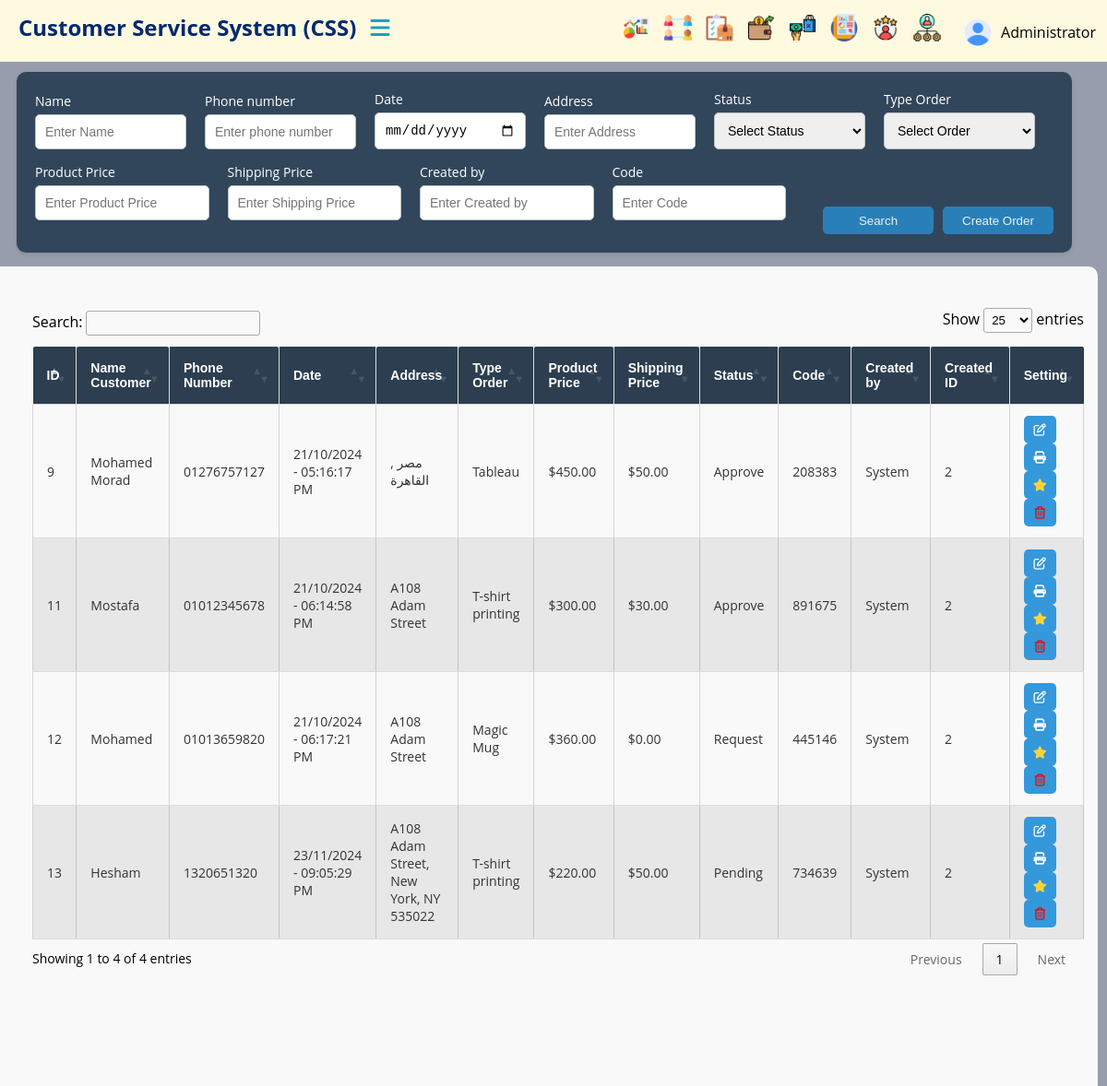
/orders/orders-list/ (signed in), run on the app's committed database.
### orders/models.py (models this page shows, shortened)
class Order(models.Model):
    STATUS_CHOICES = [
        ('request', 'Request'),
        ('pending', 'Pending'),
        ('approve', 'Approve'),
        ('cancel', 'Cancel'),
    ]
    ORDER_CHOICES = [
        ('Mug', 'Mug'),
        ('Magic Mug', 'Magic Mug'),
        ('T-shirt printing', 'T-shirt printing'),
        ('Tableau', 'Tableau'),
        ('Sticker', 'Sticker'),
    ]
    name = models.CharField(max_length=255 , null=False)
    phone_number = models.CharField(max_length=15)
    address = models.CharField(max_length=255)
    status = models.CharField(max_length=10, choices=STATUS_CHOICES)
    order_type = models.CharField(max_length=50, choices=ORDER_CHOICES)
    product_price = models.DecimalField(max_digits=10, decimal_places=2)
    shipping_price = models.DecimalField(max_digits=10, decimal_places=2)
    screenshot = models.ImageField(upload_to=get_customer_image_upload_to)
    created_at = models.DateTimeField(auto_now_add=True)
    created_by = models.ForeignKey(User, on_delete=models.SET_NULL, null=True, blank=True)
    code = models.TextField(max_length=6, unique=True, blank=True)
    notes = models.TextField(blank=True)
    class Meta:
        ordering =['-created_at']

### orders/views.py (the view)
# urls.py: path('orders-list/', views.orders, name='orders'),
@login_required(login_url='login')
def orders(request):
    orders_list = Order.objects.all()
    return render(request, 'pages/order.html', {'Order': orders_list})

### templates/pages/order.html (shortened to what this page needs)
{% extends 'base_tables.html' %}
{% load static %}
{% block content %}
<div class="content" id="mainContent">
        <form method="GET" action="{% url 'search_orders' %}">
            <section class="search-filter">
                <div class="filter-item">
                    <label for="name">Name </label>
                    <input type="text" id="name" name="name" placeholder="Enter Name">
                </div>
                <div class="filter-item">
                    <label for="phone_number">Phone number</label>
                    <input type="text" id="phone_number" name="phone_number" placeholder="Enter phone number">
                </div>
                <div class="filter-item">
                    <label for="date">Date</label>
                    <input type="date" name="date" id="date">
                </div>
                <div class="filter-item">
                    <label for="address">Address </label>
                    <input type="text" id="address" name="address" placeholder="Enter Address ">
                </div>
                <div class="filter-item">
                    <label for="status">Status</label>
                    <select id="status" name="status">
                        <option value="">Select Status</option>
                    </select>
                </div>
                <div class="filter-item">
                    <label for="order_type">Type Order</label>
                    <select id="order_type" name="order_type">
                        <option value="">Select Order</option>
                    </select>
                </div>
                <div class="filter-item">
                    <label for="product_price">Product Price</label>
                    <input type="number" id="product_price" name="product_price" placeholder="Enter Product Price ">
                </div>
                <div class="filter-item">
                    <label for="shipping_price">Shipping Price</label>
                    <input type="number" id="shipping_price" name="shipping_price" placeholder="Enter Shipping Price ">
                </div>
                <div class="filter-item">
                    <label for="created_by">Created by</label>
                    <input type="text" id="created_by" name="created_by" placeholder="Enter Created by">
                </div>
                <div class="filter-item">
                    <label for="code">Code</label>
                    <input type="text" id="code" name="code" placeholder="Enter Code">
                </div>
                <div class="filter-actions">
                    <button type="submit" class="btn search-btn">Search</button>
                    <a href="{% url 'create_order' %}"><button type="button" class="btn add-unit-btn">Create Order</button></a>
                </div>
            </section>
        </form>
        <div class="table-container">
            <section class="table">
            <table id="example" class="cell-border" style="width:100%">
                <thead>
                    <tr>
                        <th> ID </th>
                        <th>Name Customer</th>
                        <th>Phone Number</th>
                        <th>Date</th>
                        <th>Address</th>
                        <th>Type Order</th>
                        <th>Product Price</th>
                        <th>Shipping Price</th>
                        <th>Status</th>
                        <th>Code</th>
                        <th>Created by</th>
                        <th>Created ID</th>
                        <th>Setting</th>
                    </tr>
                </thead>
                <tbody>
                {% for orders in Order %}
                    <tr>
                            <td>{{ orders.id }}</td>
                            <td>{{ orders.name }}</td>
                            <td>{{ orders.phone_number }}</td>
                            <td>{{ orders.created_at|date:"d/m/Y - h:i:s A"}}</td>
                            <td>{{ orders.address }}</td>
                            <td>{{ orders.order_type }}</td>
                            <td>${{ orders.product_price }}</td>
                            <td>${{ orders.shipping_price }}</td>
                            <td>{{ orders.status }}</td>
                            <td>{{ orders.code }}</td>
                            <td>{{ orders.created_by.username }}</td>
                            <td>{{ orders.created_by.id }}</td>
                            <td>
                            <a href="{% url 'update_order' orders.id%}">
                                <button><i class="fa-regular fa-pen-to-square"></i></button>
                            </a>
                            <a href="{% url 'order_detail' orders.id %}">
                                <button><i class="fa-solid fa-print"></i></button>
                            </a>
                            <a href="{% url 'create_review_orders' orders.id %}">
                                <button><i class="fa-solid fa-star" style="color: #FFD43B;"></i></button>
                            </a>
                            <a href="{% url 'delete_orders' orders.id %}" onclick="return confirm('Are you sure, you are about to delete the order?')">
                                <button><i class="fa-regular fa-trash-can" style="color: #ed0202;"></i></button>
                            </a>
                        </td>
                    </tr>
                    {% empty %}
                    <tr>
                        <td colspan="11">No orders found.</td>
                    </tr>
                {% endfor %}
            </tbody>
            </table>
            </section>
        </div>
</div>
{%  endblock %}

### templates/parts/navbar.html (shortened to what this page needs)
{% load static %}
<header id="header">
    <nav class="navbar">
        <div class="logo-item">
            <a href="{% url 'home' %}" class="logo">Customer Service System  (CSS)</a>
            <div class="topbar">
                <div class="toggle" onclick="toggleSidebar()">
                    <i class="fa-solid fa-bars"></i>
                </div>
            </div>
        </div>
        <div class="link-item">
            <ul class="navbar-nav">
                <li class="header-item">
                    <a href="{% url 'dashboard' %}" class="header-link">
                        <img src="{% static 'Images/Dashboard.png' %}" class="icon" alt="Dashboard">
                    </a>
                </li>
                <li class="header-item">
                    <a href="{% url 'customers' %}" class="header-link">
                        <img src="{% static 'Images/social-network.png' %}" class="icon" alt="Customers">
                    </a>
                </li>
                <li class="header-item">
                    <a href="{% url 'orders'%}" class="header-link">
                        <img src="{% static 'Images/checklist.png' %}" class="icon" alt="Orders">
                    </a>
                </li>
                <li class="header-item">
                    <a href="{% url 'expenses' %}" class="header-link">
                        <img src="{% static 'Images/spending.png' %}" class="icon" alt="Expenses">
                    </a>
                </li>
                <li class="header-item">
                    <a href="{% url 'total_sales' %}" class="header-link">
                        <img src="{% static 'Images/buy.png' %}" class="icon" alt="Sales">
                    </a>
                </li>
                <li class="header-item">
                    <a href="#" class="header-link">
                        <img src="{% static 'Images/report.png' %}" class="icon" alt="Reports">
                    </a>
                </li>
                <li class="header-item">
                    <a href="{%url 'reviews'%}" class="header-link">
                        <img src="{% static 'Images/review.png' %}" class="icon" alt="Review">
                    </a>
                </li>
                {% if request.user.is_staff or is_admin %}
                <li class="header-item">
                    <a href="#" class="header-link">
                        <img src="{% static 'Images/managing.png' %}" class="icon" alt="Account Management">
                    </a>
                </li>
                {% endif %}
                <li class="header-item dropdown">
                    <a href="#" class="dropdown-toggle">
                        {% if user.profile_picture %}
                            <img src="{{ user.profile_picture.url }}" alt="Profile Picture" class="profile-icon">
                        {% else %}
                            <img src="{% static 'Images/user.png' %}" alt="Default Profile Picture" class="profile-icon">
                        {% endif %}
                        {{ user.get_full_name|default:user.username }}
                    </a>
                </li>
            </ul>
        </div>
    </nav>
</header>

### src/static/css/style.css (style rules this page uses)
body, html { margin: 0; padding: 0; box-sizing: border-box; font-family: 'Open Sans', sans-serif; background-color: #979dac; }
#header { background-color: #FEFAE0; width: 100%; height: 37px; position: fixed; top: 0; left: 0; padding: 15px 20px; z-index: 1000; }
.navbar { display: flex; justify-content: space-between; align-items: center; }
.logo-item { width: 60%; display: flex; align-items: center; }
.link-item { width: 31%; }
.logo { color: #012970; font-size: 24px; font-weight: bold; text-decoration: none; }
.topbar { margin-left: 20px; }
.toggle { cursor: pointer; color: #219EBC; font-size: 24px; }
.link-item { display: flex; align-items: center; }
.navbar-nav { display: flex; list-style: none; margin: 0; padding: 0; }
.header-item { margin-left: 15px; }
.header-link { display: flex; align-items: center; text-decoration: none; color: #fff; }
.header-link .icon { width: 30px; height: 30px; }
.header-item.dropdown { position: relative; }
.dropdown-toggle { display: flex; align-items: center; cursor: pointer; text-decoration: none; color: #000000; padding: 5px 10px; border-radius: 5px; }
.profile-icon { width: 30px; height: 30px; border-radius: 50%; margin-right: 10px; }
.content { width: 85%; position: fixed; right: 0; top: 68px; transition: width 0.3s ease; padding: 10px; height: calc(100% - 68px); overflow: auto; }
@media (min-width: 915px) and (max-width: 1366px) { .logo-item { margin-top: -12px; width: 40%; } }
@media (min-width: 915px) and (max-width: 1366px) { .topbar { margin-left: 15px; } }
@media (min-width: 915px) and (max-width: 1366px) { .link-item { width: 40%; margin-right: 80px; } }

### src/static/css/tables.css (style rules this page uses)
.search-filter { display: flex; flex-wrap: wrap; justify-content: space-between; align-items: flex-end; background-color:#32465b; padding: 20px; border-radius: 10px; box-shadow: 0 2px 4px rgba(0, 0, 0, 0.1); width: 92%; margin: auto; }
.filter-item { display: flex; flex-direction: column; margin-bottom: 15px; flex: 1; margin-right: 10px; }
.filter-item label { margin-bottom: 5px; font-size: 14px; color: #ffffff; }
.filter-item input, .filter-item select { padding: 10px; border-radius: 5px; border: 1px solid #bdc3c7; font-size: 14px; outline: none; color: black; }
.filter-actions { display: flex; align-items: center; flex: 1; margin-left: 10px; justify-content: flex-end; }
button { border: none; cursor: pointer; background-color: #2980b9; color: #fff; border-radius: 5px; transition: 0.5s; width: 35px; height: 30px; }
button { background-color: #3498db; }
.filter-actions .btn { width: 120px; height: 30px; border: none; border-radius: 5px; background-color: #2980b9; color: #ecf0f1; cursor: pointer; margin-left: 10px; }
.search-filter .filter-item { margin-right: 20px; min-width: 150px; }
img { width: 25px; height: 25px; }
.table-container { overflow-x: auto; background-color: #f9f9f9; margin-top: 15px; border-radius: 10px; }
.table { margin-top: 25px; width: 95%; height: 75%; margin-left: 25px ; margin-bottom: 100px; padding: 20px; border-radius: 8px; border-collapse: collapse; }
#example { width: 100%; border-collapse: collapse; }
#example th, #example td { padding: 12px 15px; text-align: left; border-bottom: 1px solid #ddd; text-align: left; }
#example th { background-color: #2C3E50; color: white; position: relative; font-family: 'Arial', sans-serif; font-size: 14px; font-weight: bold; padding: 15px 15px; border-right: 1px solid #ddd; border-radius: 2px; }
#example th:last-child { border-right: none; }
#example tr:nth-child(even) { background-color: #dddddd9b; }
#example td { color: #333; font-size: 14px; }
#example th.sorting:before, #example th.sorting_asc:before, #example th.sorting_desc:before { font-family: FontAwesome; padding-right: 8px; color: #ffffff; }

### data on the page
Order: id "13", name "Hesham", phone_number "1320651320", created_at "23/11/2024 - 09:05:29 PM", address "A108 Adam Street, New York, NY 535022", order_type "T-shirt printing", product_price "220.00", shipping_price "50.00", status "Pending", code "734639", created_by.username "System", created_by.id "2"
Order: id "12", name "Mohamed", phone_number "01013659820", created_at "21/10/2024 - 06:17:21 PM", address "A108 Adam Street", order_type "Magic Mug", product_price "360.00", shipping_price "0.00", status "Request", code "445146", created_by.username "System", created_by.id "2"
Order: id "11", name "Mostafa", phone_number "01012345678", created_at "21/10/2024 - 06:14:58 PM", address "A108 Adam Street", order_type "T-shirt printing", product_price "300.00", shipping_price "30.00", status "Approve", code "891675", created_by.username "System", created_by.id "2"
Order: id "9", name "Mohamed Morad", phone_number "01276757127", created_at "21/10/2024 - 05:16:17 PM", address "مصر , القاهرة", order_type "Tableau", product_price "450.00", shipping_price "50.00", status "Approve", code "208383", created_by.username "System", created_by.id "2"

### other printed values
{{ user.get_full_name|default:user.username }} "Administrator"
